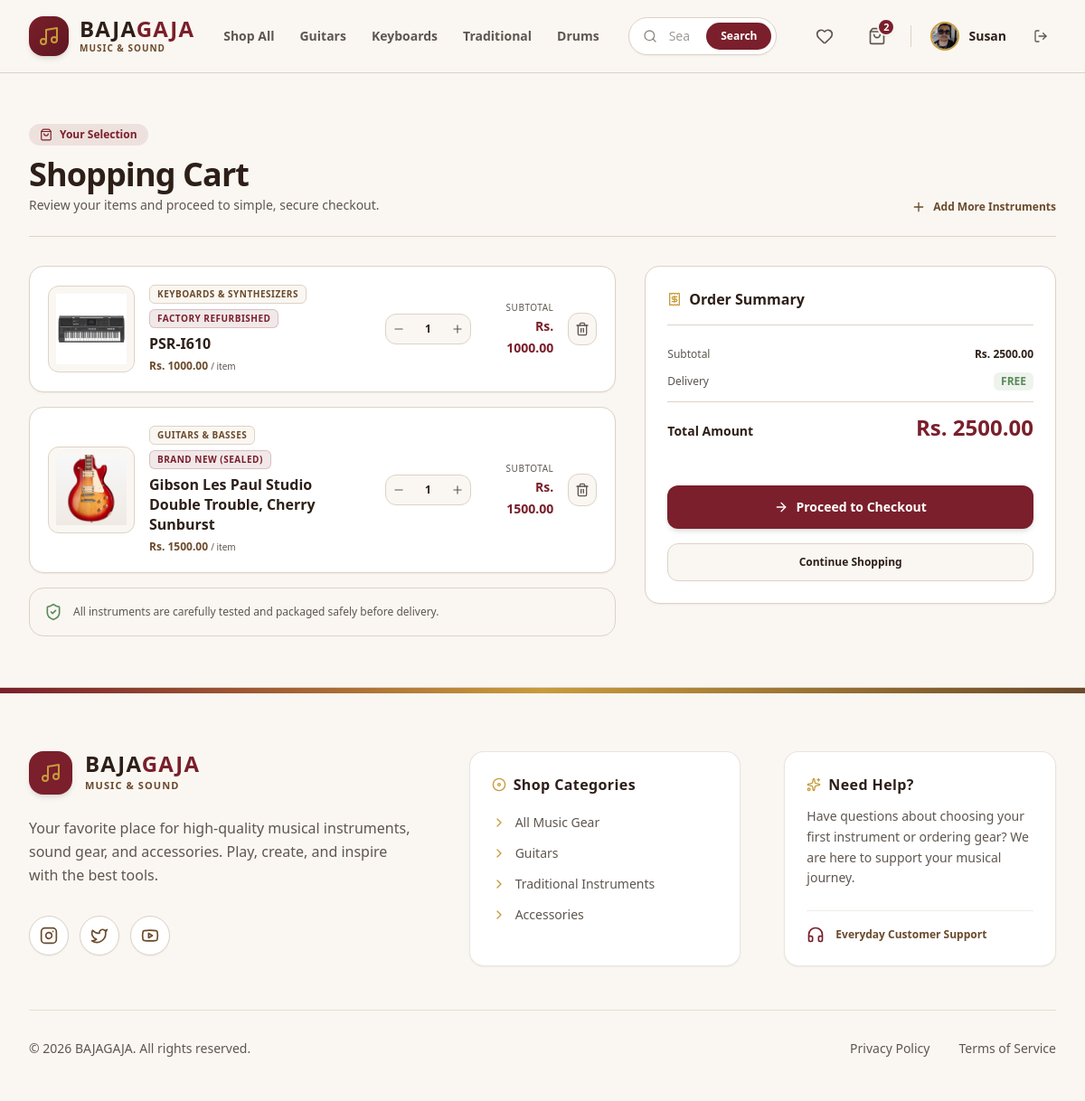
Page /cart/ (signed in) on the earlier database version.
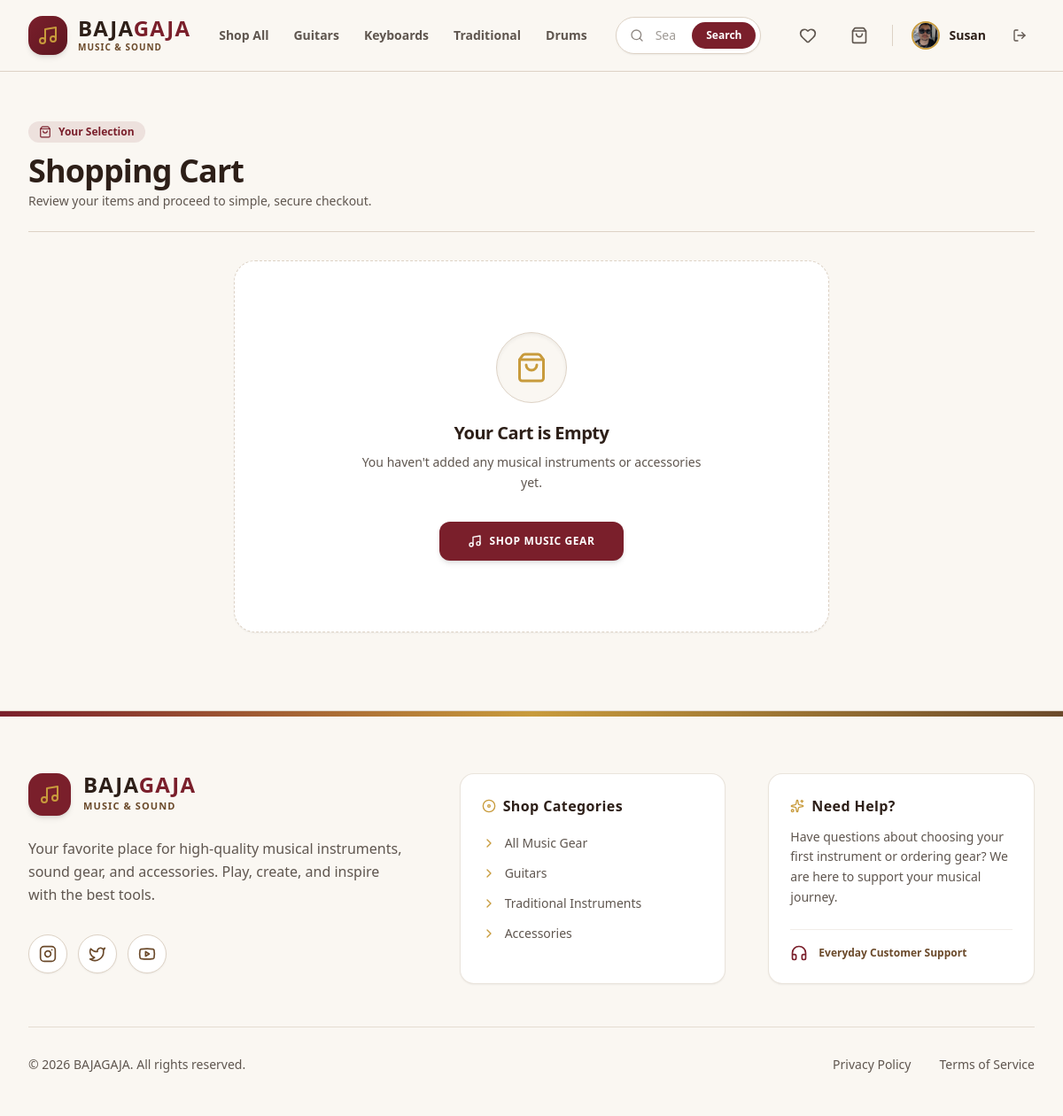
Same page on the later database version.
### bg_app/models.py (models this page shows, shortened)
class User(AbstractUser):
    phone = models.CharField(max_length=20, blank=True)
    address = models.TextField(blank=True)
    profile_picture = models.ImageField(upload_to='images/user/', blank=True, null=True)

class Cart(models.Model):
    customer = models.OneToOneField(User, on_delete=models.CASCADE, related_name='cart')

class CartItem(models.Model):
    cart = models.ForeignKey(Cart, on_delete=models.CASCADE, related_name='items')
    product = models.ForeignKey(Product, on_delete=models.CASCADE)
    quantity = models.PositiveIntegerField(default=1)
    @property
    def total_price(self):
        return self.product.price * self.quantity

class Product(models.Model):
    class Category(models.TextChoices):
        GUITARS = 'guitars', 'Guitars & Basses'
        KEYBOARDS = 'keyboards', 'Keyboards & Synthesizers'
        DRUMS = 'drums', 'Drums & Percussion'
        TRADITIONAL = 'traditional', 'Traditional & Folk'
        WIND = 'wind', 'Wind & Brass'
        STUDIO = 'studio', 'Studio & Recording'
        AMPS_EFFECTS = 'amps_effects', 'Amps & Effect Pedals'
        ACCESSORIES = 'accessories', 'Accessories & Cables'
    class Condition(models.TextChoices):
        NEW = 'new', 'Brand New (Sealed)'
        REFURBISHED = 'refurbished', 'Factory Refurbished'
        USED = 'used', 'Pre-Owned / Good'
    brand = models.ForeignKey(Brand, on_delete=models.SET_NULL, null=True, related_name='products')
    name = models.CharField(max_length=255)
    category = models.CharField(max_length=20, choices=Category.choices)
    condition = models.CharField(max_length=20, choices=Condition.choices, default=Condition.NEW)
    description = models.TextField()
    price = models.DecimalField(max_digits=10, decimal_places=2)
    stock = models.PositiveIntegerField(default=0)
    product_image = models.ImageField(upload_to='images/products/')
    sku = models.CharField(max_length=100, unique=True, blank=True, null=True)
    is_active = models.BooleanField(default=True)
    created_at = models.DateTimeField(auto_now_add=True)

### bg_app/views/cart_view.py (the view)
# urls.py: path('cart/', cart_view, name='cart'),
@login_required
def cart_view(request):
    cart, created = Cart.objects.get_or_create(customer=request.user)
    cart_items = cart.items.all()
    total_price = sum(item.total_price for item in cart_items)
    return render(request, 'main/cart_page.html', {'cart_items': cart_items, 'total_price': total_price})

### bg_app/templates/main/cart_page.html (shortened to what the changed rows need)
<!DOCTYPE html>
<html lang="en">
<head>
    {% load static %}
    <link href="{% static 'css/styles.css' %}" rel="stylesheet" />
</head>
<body class="bg-[#FAF7F2] text-[#5F564F] font-sans min-h-screen flex flex-col selection:bg-[#7A1F2B] selection:text-white">
    {% include 'components/_navbar.html' %}
    <main class="flex-grow max-w-7xl w-full mx-auto px-4 sm:px-6 lg:px-8 py-8 lg:py-14">
        <div class="mb-8 border-b border-[#DDD2C5] pb-6 flex flex-col sm:flex-row sm:items-end justify-between gap-4">
            <div>
                <div class="inline-flex items-center gap-2 px-3 py-1 rounded-full bg-[#7A1F2B]/10 text-[#7A1F2B] text-xs font-semibold mb-3">
                </div>
                <h1 class="text-3xl lg:text-4xl font-extrabold text-[#2D1F18] tracking-tight">Shopping Cart</h1>
                <p class="text-sm text-[#5F564F] mt-1">Review your items and proceed to simple, secure checkout.</p>
            </div>
            {% if cart_items %}
            <a href="/products/" class="inline-flex items-center gap-2 text-xs font-bold text-[#6B4A2B] hover:text-[#7A1F2B] transition-colors">
                <i data-lucide="plus" class="w-4 h-4"></i>
                Add More Instruments
            </a>
            {% endif %}
        </div>
        {% if cart_items %}
            <div class="grid grid-cols-1 lg:grid-cols-12 gap-8 items-start">
                <div class="lg:col-span-7 xl:col-span-8 space-y-4">
                    {% for item in cart_items %}
                        <div class="bg-white border border-[#DDD2C5] rounded-2xl p-4 sm:p-5 flex flex-col sm:flex-row items-center justify-between gap-5 shadow-sm hover:border-[#C89B3C] transition-all">
                            <div class="flex flex-col sm:flex-row items-center gap-4 w-full sm:w-auto">
                                <div class="w-24 h-24 bg-[#FAF7F2] border border-[#DDD2C5] rounded-xl overflow-hidden flex items-center justify-center p-2 shrink-0 relative group">
                                    {% if item.product.product_image %}
                                        <img src="{{ item.product.product_image.url }}" alt="{{ item.product.name }}" class="max-w-full max-h-full object-contain group-hover:scale-105 transition-transform duration-300">
                                    {% else %}
                                        <i data-lucide="music" class="w-8 h-8 text-[#C89B3C]"></i>
                                    {% endif %}
                                </div>
                                <div class="space-y-1.5 text-center sm:text-left flex-1">
                                    <div class="flex flex-wrap items-center justify-center sm:justify-start gap-1.5">
                                        <span class="text-[10px] font-bold text-[#6B4A2B] bg-[#FAF7F2] border border-[#DDD2C5] px-2 py-0.5 rounded-md uppercase tracking-wider">
                                            {{ item.product.get_category_display }}
                                        </span>
                                        <span class="text-[10px] font-bold text-[#7A1F2B] bg-[#7A1F2B]/10 border border-[#7A1F2B]/20 px-2 py-0.5 rounded-md uppercase tracking-wider">
                                            {{ item.product.get_condition_display }}
                                        </span>
                                    </div>
                                    <h3 class="font-bold text-[#2D1F18] text-base leading-snug line-clamp-1">
                                        {{ item.product.name }}
                                    </h3>
                                    <p class="text-xs font-bold text-[#6B4A2B]">
                                        Rs. {{ item.product.price|floatformat:2 }} <span class="text-[10px] font-normal text-[#5F564F]">/ item</span>
                                    </p>
                                </div>
                            </div>
                            <div class="flex items-center justify-between sm:justify-end gap-6 w-full sm:w-auto border-t sm:border-t-0 border-[#DDD2C5] pt-4 sm:pt-0">
                                <div class="flex items-center border border-[#DDD2C5] rounded-xl overflow-hidden bg-[#FAF7F2]">
                                    <a href="/cart/decrease/{{ item.product.id }}/" class="w-8 h-8 flex items-center justify-center text-[#5F564F] hover:text-[#7A1F2B] hover:bg-white transition-colors">
                                        <i data-lucide="minus" class="w-3.5 h-3.5"></i>
                                    </a>
                                    <span class="w-10 text-center font-bold text-xs text-[#2D1F18]">
                                        {{ item.quantity }}
                                    </span>
                                    <a href="/cart/increase/{{ item.product.id }}/" class="w-8 h-8 flex items-center justify-center text-[#5F564F] hover:text-[#7A1F2B] hover:bg-white transition-colors">
                                        <i data-lucide="plus" class="w-3.5 h-3.5"></i>
                                    </a>
                                </div>
                                <div class="flex items-center gap-4">
                                    <div class="text-right">
                                        <span class="text-[10px] font-medium text-[#5F564F] block uppercase tracking-wider">Subtotal</span>
                                        <span class="text-sm font-extrabold text-[#7A1F2B]">Rs. {{ item.total_price|floatformat:2 }}</span>
                                    </div>
                                    <a href="/cart/remove/{{ item.product.id }}/" class="w-9 h-9 bg-[#FAF7F2] hover:bg-[#B4473A]/10 border border-[#DDD2C5] hover:border-[#B4473A]/30 text-[#5F564F] hover:text-[#B4473A] rounded-xl transition-all flex items-center justify-center">
                                        <i data-lucide="trash-2" class="w-4 h-4"></i>
                                    </a>
                                </div>
                            </div>
                        </div>
                    {% endfor %}
                    <div class="bg-[#FAF7F2] border border-[#DDD2C5] rounded-2xl p-4 flex items-center gap-3 text-xs text-[#5F564F]">
                        <i data-lucide="shield-check" class="w-5 h-5 text-[#5B8A5A] shrink-0"></i>
                        <span>All instruments are carefully tested and packaged safely before delivery.</span>
                    </div>
                </div>
                <div class="lg:col-span-5 xl:col-span-4 bg-white border border-[#DDD2C5] rounded-2xl p-6 space-y-6 lg:sticky lg:top-24 shadow-sm">
                    <div class="border-b border-[#DDD2C5] pb-4">
                        <h2 class="text-base font-bold text-[#2D1F18] flex items-center gap-2">
                            <i data-lucide="receipt" class="w-4 h-4 text-[#C89B3C]"></i>
                            Order Summary
                        </h2>
                    </div>
                    <div class="space-y-3">
                        <div class="flex justify-between items-center text-xs">
                            <span class="text-[#5F564F]">Subtotal</span>
                            <span class="font-bold text-[#2D1F18]">Rs. {{ total_price|floatformat:2 }}</span>
                        </div>
                        <div class="flex justify-between items-center text-xs">
                            <span class="text-[#5F564F]">Delivery</span>
                            <span class="font-bold text-[#5B8A5A] bg-[#5B8A5A]/10 px-2 py-0.5 rounded-md">FREE</span>
                        </div>
                        <div class="border-t border-[#DDD2C5] pt-3 flex justify-between items-baseline">
                            <span class="text-sm font-bold text-[#2D1F18]">Total Amount</span>
                            <span class="text-2xl font-black text-[#7A1F2B]">Rs. {{ total_price|floatformat:2 }}</span>
                        </div>
                    </div>
                    <form method="POST" action="/payment/initiate/" class="space-y-4 pt-2">
                        <button type="button" id="action_button" class="w-full bg-[#7A1F2B] hover:bg-[#5E1721] text-white font-bold py-3.5 px-6 rounded-xl text-sm transition-all flex items-center justify-center gap-2 shadow-md hover:shadow-lg cursor-pointer">
                            <i data-lucide="arrow-right" class="w-4 h-4"></i>
                            <span id="button_text">Proceed to Checkout</span>
                        </button>
                        <a href="/products/" class="w-full bg-[#FAF7F2] hover:bg-[#DDD2C5]/30 text-[#2D1F18] font-semibold py-3 px-6 rounded-xl text-xs transition-all flex items-center justify-center gap-2 border border-[#DDD2C5]">
                            Continue Shopping
                        </a>
                    </form>
                </div>
            </div>
        {% else %}
            <div class="flex flex-col items-center justify-center text-center py-20 px-4 border border-dashed border-[#DDD2C5] rounded-3xl bg-white max-w-2xl mx-auto my-8 shadow-sm">
                <div class="w-20 h-20 bg-[#FAF7F2] rounded-full flex items-center justify-center border border-[#DDD2C5] mb-5 shadow-inner">
                    <i data-lucide="shopping-bag" class="w-9 h-9 text-[#C89B3C]"></i>
                </div>
                <h3 class="text-[#2D1F18] font-bold text-xl tracking-tight">Your Cart is Empty</h3>
                <p class="text-sm text-[#5F564F] mt-2 max-w-sm leading-relaxed mb-8">You haven't added any musical instruments or accessories yet.</p>
                <a href="/products/" class="bg-[#7A1F2B] hover:bg-[#5E1721] text-white font-bold px-8 py-3.5 rounded-xl text-xs uppercase tracking-wider transition-all flex items-center gap-2 shadow-md hover:shadow-lg">
                    <i data-lucide="music" class="w-4 h-4"></i>
                    Shop Music Gear
                </a>
            </div>
        {% endif %}
    </main>
</body>
</html>

### bg_app/templates/components/_navbar.html (shortened to what the changed rows need)
<header class="sticky top-0 z-50 bg-[#FAF7F2]/95 backdrop-blur-lg border-b border-[#DDD2C5] font-sans">
  <div class="max-w-7xl mx-auto px-4 sm:px-6 lg:px-8">
    <div class="flex items-center justify-between h-20 gap-4 lg:gap-8">
      <div class="flex items-center gap-3 sm:gap-4">
        {% if user.is_authenticated and not user.is_staff %}
          <a href="/cart/" class="p-2.5 text-[#5F564F] hover:text-[#7A1F2B] hover:bg-[#FFFFFF] rounded-full border border-transparent hover:border-[#DDD2C5] transition-all relative shadow-none hover:shadow-sm" title="Shopping Cart">
            <i data-lucide="shopping-bag" class="w-5 h-5"></i>
            {% if user.is_authenticated and user.cart.items.exists %}
              <span class="absolute top-0 right-0 w-5 h-5 bg-[#7A1F2B] text-[#FFFFFF] text-[11px] font-bold rounded-full flex items-center justify-center border-2 border-[#FAF7F2] shadow-sm">
                {{ user.cart.items.count }}
              </span>
            {% endif %}
          </a>
        {% endif %}
        {% if user.is_authenticated %}
          <div class="flex items-center gap-2">
            <a href="/profile/" class="flex items-center gap-2.5 group p-1 pr-3 rounded-full hover:bg-[#FFFFFF] transition-all border border-transparent hover:border-[#DDD2C5]">
              {% if user.profile_picture %}
                <img src="{{ user.profile_picture.url }}" alt="Profile" class="w-8 h-8 rounded-full object-cover border-2 border-[#C89B3C]">
              {% else %}
                <div class="w-8 h-8 rounded-full bg-[#FAF7F2] border-2 border-[#C89B3C] flex items-center justify-center text-[#7A1F2B]">
                  <i data-lucide="user" class="w-4 h-4"></i>
                </div>
              {% endif %}
              <span class="text-sm font-semibold hidden lg:block text-[#2D1F18] group-hover:text-[#7A1F2B] transition-colors">{{ user.username }}</span>
            </a>
            <form action="/logout/" method="POST" class="inline">
              <button type="submit" class="p-2 text-[#5F564F] hover:text-[#B4473A] hover:bg-[#FFFFFF] rounded-full border border-transparent hover:border-[#DDD2C5] transition-colors" title="Log Out">
                <i data-lucide="log-out" class="w-4 h-4"></i>
              </button>
            </form>
          </div>
        {% endif %}
      </div>
    </div>
  </div>
</header>

Differences in the rows shown:
removed CartItem: product.product_image (picture), product.category "KEYBOARDS & SYNTHESIZERS", product.condition "FACTORY REFURBISHED", product.name "PSR-I610", product.price "1000.00", quantity "1", total_price "1000.00"
removed CartItem: product.product_image (picture), product.category "GUITARS & BASSES", product.condition "BRAND NEW (SEALED)", product.name "Gibson Les Paul Studio Double Trouble, Cherry Sunburst", product.price "1500.00", quantity "1", total_price "1500.00"
shown differently, row unchanged: User "Susan": cart.items.count "2" → (not shown)
Other differences:
{{ total_price|floatformat:2 }}: "2500.00" → (not shown)
text no longer shown: "Add More Instruments All instruments are carefully tested and packaged safely before delivery. Order Summary Subtotal Rs. Delivery FREE Total Amount Rs. Proceed to Checkout Continue Shopping"
text now shown: "Your Cart is Empty You haven't added any musical instruments or accessories yet. SHOP MUSIC GEAR"
